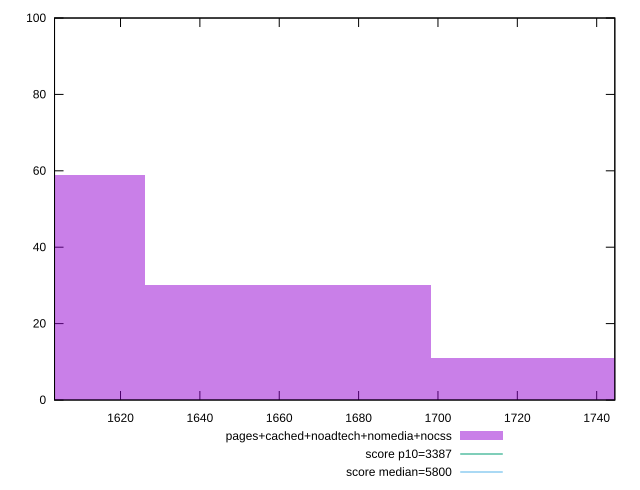

The script that saved this image:
reset

$pagesCachedNoadtechNomediaNocss <<EOF
1734.4871951696568 11
1662.2168953709213 30
1589.9465955721855 59
EOF

set key outside below
set boxwidth 72.2702997987357
set xrange [1603.369:1744.5710000000004]
set yrange [0:100]
set trange [0:100]
set style fill transparent solid 0.5 noborder

set parametric
set terminal svg size 640, 490 enhanced background rgb 'white'
set output "report_00022_2021-02-20T12:08:46.964Z/speed-index/comparison/histogram/4_vs_5.svg"

plot $pagesCachedNoadtechNomediaNocss title "pages+cached+noadtech+nomedia+nocss" with boxes, \
     3387,t title "score p10=3387", \
     5800,t title "score median=5800"

reset
